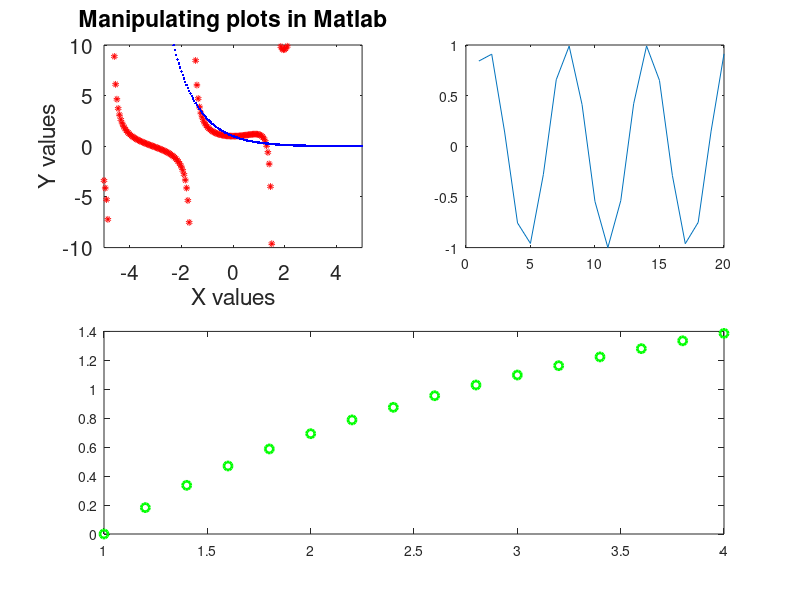

Here is the MATLAB script that generated this plot:
% Character strings
x = 'Hello AMATH301!'
y = 'How are you today?'
z = [x y] % Concatenate

%%

% demo of max
% help max
A = [1 3 2; 5 6 7; 8 3 1]

%%

oneOutput = max(A)

%%

[maxA,location] = max(A)

%%
[maxA,location] = max(A,[],1)

%%
%
[maxA,location] = max(A,[],2)

%%
[maxA,location] = max(A(:))    % Regardless of dimension

%%

% Define function
f = @(x) exp(x) - tan(x)

x=-10:0.05:10;  y=f(x);     % Define the values

figure                     % Set up the plotting environment
subplot(2,2,1);            % Multiple panels (2 by 2; use the first panel)

plot(x,y,'or','MarkerSize',2,'LineWidth',3);  % Plot x, y in red

% Modify the plotting properties
set(gca,'YLim',[-10,10],'XLim',[-5,5],'FontSize',15);                  % font size on the axes
xlabel('X values');                   
ylabel('Y values');                   
title('Manipulating plots in Matlab');   % title of the plot

% Overplot another curve
y1=exp(-x);                        % Another y values
hold on                           % Keep the current plot
plot(x,y1,'.b','LineWidth',2); % Plot y1 as a dotted blue line
hold off                          % Release the current plot from holding

subplot(2,2,2)
plot(1:20,sin(1:20))

subplot(2,2,3:4);          % Multiple panels (3 by 1; use the third panel)
x2=1:0.2:4;  y2=log(x2);     % Define the values
plot(x2,y2,'og','LineWidth',2); % Plot y1 as a dotted blue line

% Save as a PDF file
print -dpdf sample.pdf



%%
vec = rand(20,1)


save B2.dat vec -ascii




